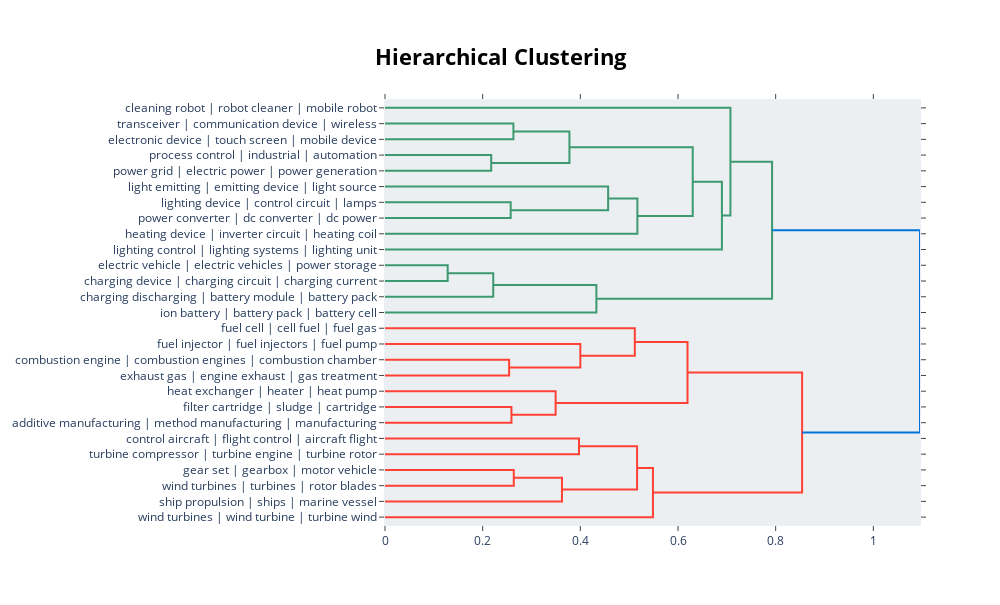

Here is the notebook cell this chart was saved with:
### Code cell
topic_model.visualize_hierarchy(custom_labels=True)

### Figure 1 — Plotly figure (JSON) as saved in the notebook; plotly's stock layout.template omitted (floating-point values rounded to 4 significant figures)
{"data": [{"hoverinfo": "text", "marker": {"color": "rgb(61,153,112)"}, "mode": "lines", "type": "scatter", "x": [0, 0.263, 0.263, 0], "xaxis": "x", "y": [-15, -15, -25, -25], "yaxis": "y"}, {"hoverinfo": "text", "marker": {"color": "rgb(61,153,112)"}, "mode": "lines", "type": "scatter", "x": [0, 0.2175, 0.2175, 0], "xaxis": "x", "y": [-35, -35, -45, -45], "yaxis": "y"}, {"hoverinfo": "text", "marker": {"color": "rgb(61,153,112)"}, "mode": "lines", "type": "scatter", "x": [0.263, 0.3777, 0.3777, 0.2175], "xaxis": "x", "y": [-20, -20, -40, -40], "yaxis": "y"}, {"hoverinfo": "text", "marker": {"color": "rgb(61,153,112)"}, "mode": "lines", "type": "scatter", "x": [0, 0.2574, 0.2574, 0], "xaxis": "x", "y": [-65, -65, -75, -75], "yaxis": "y"}, {"hoverinfo": "text", "marker": {"color": "rgb(61,153,112)"}, "mode": "lines", "type": "scatter", "x": [0, 0.4569, 0.4569, 0.2574], "xaxis": "x", "y": [-55, -55, -70, -70], "yaxis": "y"}, {"hoverinfo": "text", "marker": {"color": "rgb(61,153,112)"}, "mode": "lines", "type": "scatter", "x": [0.4569, 0.5168, 0.5168, 0], "xaxis": "x", "y": [-62.5, -62.5, -85, -85], "yaxis": "y"}, {"hoverinfo": "text", "marker": {"color": "rgb(61,153,112)"}, "mode": "lines", "type": "scatter", "x": [0.3777, 0.6302, 0.6302, 0.5168], "xaxis": "x", "y": [-30, -30, -73.75, -73.75], "yaxis": "y"}, {"hoverinfo": "text", "marker": {"color": "rgb(61,153,112)"}, "mode": "lines", "type": "scatter", "x": [0.6302, 0.6899, 0.6899, 0], "xaxis": "x", "y": [-51.88, -51.88, -95, -95], "yaxis": "y"}, {"hoverinfo": "text", "marker": {"color": "rgb(61,153,112)"}, "mode": "lines", "type": "scatter", "x": [0, 0.7073, 0.7073, 0.6899], "xaxis": "x", "y": [-5, -5, -73.44, -73.44], "yaxis": "y"}, {"hoverinfo": "text", "marker": {"color": "rgb(61,153,112)"}, "mode": "lines", "type": "scatter", "x": [0, 0.1284, 0.1284, 0], "xaxis": "x", "y": [-105, -105, -115, -115], "yaxis": "y"}, {"hoverinfo": "text", "marker": {"color": "rgb(61,153,112)"}, "mode": "lines", "type": "scatter", "x": [0.1284, 0.2216, 0.2216, 0], "xaxis": "x", "y": [-110, -110, -125, -125], "yaxis": "y"}, {"hoverinfo": "text", "marker": {"color": "rgb(61,153,112)"}, "mode": "lines", "type": "scatter", "x": [0.2216, 0.4329, 0.4329, 0], "xaxis": "x", "y": [-117.5, -117.5, -135, -135], "yaxis": "y"}, {"hoverinfo": "text", "marker": {"color": "rgb(61,153,112)"}, "mode": "lines", "type": "scatter", "x": [0.7073, 0.7926, 0.7926, 0.4329], "xaxis": "x", "y": [-39.22, -39.22, -126.2, -126.2], "yaxis": "y"}, {"hoverinfo": "text", "marker": {"color": "rgb(255,65,54)"}, "mode": "lines", "type": "scatter", "x": [0, 0.2542, 0.2542, 0], "xaxis": "x", "y": [-165, -165, -175, -175], "yaxis": "y"}, {"hoverinfo": "text", "marker": {"color": "rgb(255,65,54)"}, "mode": "lines", "type": "scatter", "x": [0, 0.4, 0.4, 0.2542], "xaxis": "x", "y": [-155, -155, -170, -170], "yaxis": "y"}, {"hoverinfo": "text", "marker": {"color": "rgb(255,65,54)"}, "mode": "lines", "type": "scatter", "x": [0, 0.5115, 0.5115, 0.4], "xaxis": "x", "y": [-145, -145, -162.5, -162.5], "yaxis": "y"}, {"hoverinfo": "text", "marker": {"color": "rgb(255,65,54)"}, "mode": "lines", "type": "scatter", "x": [0, 0.2589, 0.2589, 0], "xaxis": "x", "y": [-195, -195, -205, -205], "yaxis": "y"}, {"hoverinfo": "text", "marker": {"color": "rgb(255,65,54)"}, "mode": "lines", "type": "scatter", "x": [0, 0.3494, 0.3494, 0.2589], "xaxis": "x", "y": [-185, -185, -200, -200], "yaxis": "y"}, {"hoverinfo": "text", "marker": {"color": "rgb(255,65,54)"}, "mode": "lines", "type": "scatter", "x": [0.5115, 0.6195, 0.6195, 0.3494], "xaxis": "x", "y": [-153.8, -153.8, -192.5, -192.5], "yaxis": "y"}, {"hoverinfo": "text", "marker": {"color": "rgb(255,65,54)"}, "mode": "lines", "type": "scatter", "x": [0, 0.3973, 0.3973, 0], "xaxis": "x", "y": [-215, -215, -225, -225], "yaxis": "y"}, {"hoverinfo": "text", "marker": {"color": "rgb(255,65,54)"}, "mode": "lines", "type": "scatter", "x": [0, 0.2637, 0.2637, 0], "xaxis": "x", "y": [-235, -235, -245, -245], "yaxis": "y"}, {"hoverinfo": "text", "marker": {"color": "rgb(255,65,54)"}, "mode": "lines", "type": "scatter", "x": [0.2637, 0.3624, 0.3624, 0], "xaxis": "x", "y": [-240, -240, -255, -255], "yaxis": "y"}, {"hoverinfo": "text", "marker": {"color": "rgb(255,65,54)"}, "mode": "lines", "type": "scatter", "x": [0.3973, 0.5162, 0.5162, 0.3624], "xaxis": "x", "y": [-220, -220, -247.5, -247.5], "yaxis": "y"}, {"hoverinfo": "text", "marker": {"color": "rgb(255,65,54)"}, "mode": "lines", "type": "scatter", "x": [0.5162, 0.5487, 0.5487, 0], "xaxis": "x", "y": [-233.8, -233.8, -265, -265], "yaxis": "y"}, {"hoverinfo": "text", "marker": {"color": "rgb(255,65,54)"}, "mode": "lines", "type": "scatter", "x": [0.6195, 0.8541, 0.8541, 0.5487], "xaxis": "x", "y": [-173.1, -173.1, -249.4, -249.4], "yaxis": "y"}, {"hoverinfo": "text", "marker": {"color": "rgb(0,116,217)"}, "mode": "lines", "type": "scatter", "x": [0.7926, 1.096, 1.096, 0.8541], "xaxis": "x", "y": [-82.73, -82.73, -211.2, -211.2], "yaxis": "y"}], "layout": {"autosize": false, "height": 605, "hoverlabel": {"bgcolor": "white", "font": {"family": "Rockwell", "size": 16}}, "hovermode": "closest", "plot_bgcolor": "#ECEFF1", "showlegend": false, "title": {"font": {"color": "Black", "size": 22}, "text": "<b>Hierarchical Clustering</b>", "x": 0.5, "xanchor": "center", "yanchor": "top"}, "width": 1000, "xaxis": {"mirror": "allticks", "rangemode": "tozero", "showgrid": false, "showline": true, "showticklabels": true, "ticks": "outside", "type": "linear", "zeroline": false}, "yaxis": {"mirror": "allticks", "range": [-270, 0], "rangemode": "tozero", "showgrid": false, "showline": true, "showticklabels": true, "tickmode": "array", "ticks": "outside", "ticktext": ["cleaning robot | robot cleaner | mobile robot", "transceiver | communication device | wireless", "electronic device | touch screen | mobile device", "process control | industrial | automation", "power grid | electric power | power generation", "light emitting | emitting device | light source", "lighting device | control circuit | lamps", "power converter | dc converter | dc power", "heating device | inverter circuit | heating coil", "lighting control | lighting systems | lighting unit", "electric vehicle | electric vehicles | power storage", "charging device | charging circuit | charging current", "charging discharging | battery module | battery pack", "ion battery | battery pack | battery cell", "fuel cell | cell fuel | fuel gas", "fuel injector | fuel injectors | fuel pump", "combustion engine | combustion engines | combustion chamber", "exhaust gas | engine exhaust | gas treatment", "heat exchanger | heater | heat pump", "filter cartridge | sludge | cartridge", "additive manufacturing | method manufacturing | manufacturing", "control aircraft | flight control | aircraft flight", "turbine compressor | turbine engine | turbine rotor", "gear set | gearbox | motor vehicle", "wind turbines | turbines | rotor blades", "ship propulsion | ships | marine vessel", "wind turbines | wind turbine | turbine wind"], "tickvals": [-5, -15, -25, -35, -45, -55, -65, -75, -85, -95, -105, -115, -125, -135, -145, -155, -165, -175, -185, -195, -205, -215, -225, -235, -245, -255, -265], "type": "linear", "zeroline": false}}}
